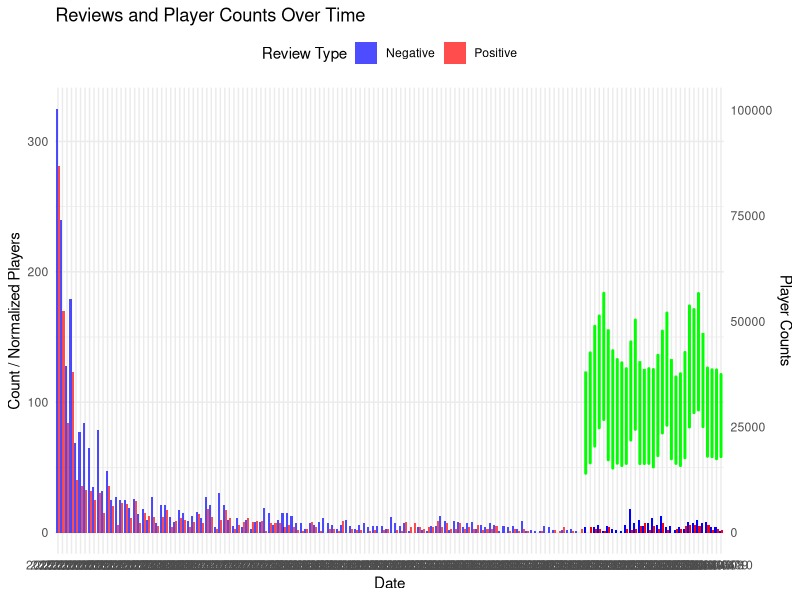

R code for this plot:
# Header----

# Alessio Gallonetto
# Data Mining and Large Language Models (LLMs) for Political and Social Scienes
# Personal Capstone Project

# - The impact of "review bombings" 

# Processing of number of reviews and CCUs in a single CSV file for plotting

# Initialization ----
install.packages("tidyverse")
install.packages("ggplot2")
install.packages("dplyr")
install.packages("lubridate")

library(tidyverse)
library(ggplot2)
library(dplyr)
library(lubridate)

# Loading the CSV File ----

# Check if the files exists in the specified path
file.exists("data_preprocessed/Reviewnums_bo7_cleaned.csv") #This file contains the number of reviews by date since release. It counts positive and negative reviews.
file.exists("data_preprocessed/CCUs_bo7_cleaned.csv") #This file contains the number of CCUs by date since release.

# Load the CSV files into data frames
reviews_ppc <- read.csv("data_preprocessed/Reviewnums_bo7_cleaned.csv")
ccu_ppc <- read.csv("data_preprocessed/CCUs_bo7_cleaned.csv")

# Merge the two data frames by the "Date" column ----
merged_data <- merge(reviews_ppc, ccu_ppc, by = "Date")

# Save the merged data to a new CSV 
write.csv(merged_data, "data_preprocessed/merged_reviews_ccus.csv", row.names = FALSE)



# Create Plots for graphical analysis ----

## Positive Reviews
positive_reviews <- data.frame(
  date = merged_data$Date,
  count = merged_data$Positive.reviews,
  type = "Positive"
)

## Negative Reviews. For better plotting, we will convert the negative values to positive
negative_reviews <- data.frame(
  date = merged_data$Date,
  count = abs(merged_data$Negative.reviews),
  type = "Negative"
)

## Combine the two data frames for plotting
reviewsplots_df <- rbind(positive_reviews, negative_reviews)

## Plotting 
ggplot() +
  # Histograms for reviews
  geom_bar(
    data = reviewsplots_df,
    aes(x = date, y = count, fill = type),
    stat = "identity",
    position = "dodge",
    alpha = 0.7
  ) + # Curves for player counts
  geom_line(
    data = merged_data,
    aes(x = Date, y = Players / max(merged_data$Players, na.rm = TRUE) * max(reviewsplots_df$count, na.rm = TRUE)),
    color = "green",
    linetype = "solid",
    linewidth = 1
  ) +
  geom_line(
    data = merged_data,
    aes(x = Date, y = Average.Players / max(merged_data$Average.Players, na.rm = TRUE) * max(reviewsplots_df$count, na.rm = TRUE)),
    color = "orange",
    linetype = "dashed",
    linewidth = 1
  ) +
  # Customize colors for histograms
  scale_fill_manual(values = c("Positive" = "red", "Negative" = "blue")) +
  # Labels and title
  labs(
    title = "Reviews and Player Counts Over Time",
    x = "Date",
    y = "Count / Normalized Players",
    fill = "Review Type"
  ) +
  # Adjust y-axis to accommodate both histograms and curves
  scale_y_continuous(
    sec.axis = sec_axis(~ . / max(reviewsplots_df$count, na.rm = TRUE) * max(merged_data$Players, na.rm = TRUE), name = "Player Counts")
  ) +
  # Theme
  theme_minimal() +
  theme(legend.position = "top")
  
